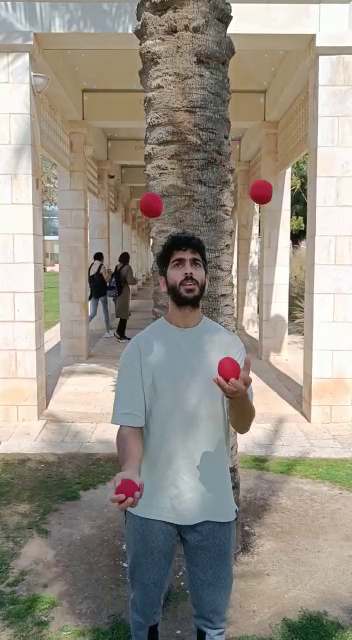
#> input picture frame 23 of Unity3dApp/imageProcessingProject_unity/Assets/patternsVideos/four_ball_async.mp4, 352 x 640 px, given in place of regular.avi, which was not available
$ python exampleCaptureVideo.py
#> lines starting #> are read from the running program, lines starting #| are printed output that depends on the picture; after the words box and inside, x2 and y2 are one past the last pixel; in counts of white or black regions, pixels touching at a corner belong together
# Python program to save a
# video using OpenCV


import cv2
import numpy as np
import math
def overlayTrail(x1,y1,x2,y2,frame,frameT,frame_width,frame_height,frameT_width,frameT_height,trailLength=900,scaleFactor=1):
    # trail size is the actually trial length in pixels, not its image width or height
    #scaleFactor make the trail bigger or smaller. its size also depend on the distance between the points
    distance = math.sqrt((x1-x2)**2 + (y1-y2)**2)
    midPosX = int((x1+x2)/2)
    midPosY = int((y1+y2)/2)
    angle = (math.atan2(y1-y2, x1-x2)*180)/math.pi

    resizeFactor = (distance / trailLength)*scaleFactor
    newWidth = int(frameT_width*resizeFactor)
    newHeight = int(frameT_height*resizeFactor)
    resized = cv2.resize(frameT, (newWidth, newHeight), interpolation=cv2.INTER_AREA)
    resized_rotated = rotate_image(resized,angle*(-1)+180)
    if (midPosX> newWidth/2 and midPosY>newHeight/2 and midPosX<frame_width-newWidth/2 and midPosY<frame_height-newHeight/2):
        left = midPosX - int(newWidth / 2)
        right = midPosX + int(newWidth / 2)
        up = midPosY + int(newHeight / 2)
        down = midPosY - int(newHeight / 2)
        frame[down:up, left:right, :] = resized_rotated[:up-down,:right-left,:] + frame[down:up, left:right, :]

    return frame

def rotate_image(image, angle):
    image_center = tuple(np.array(image.shape[1::-1]) / 2)
    rot_mat = cv2.getRotationMatrix2D(image_center, angle, 1.0)
    result = cv2.warpAffine(image, rot_mat, image.shape[1::-1], flags=cv2.INTER_LINEAR)
    return result

# Create an object to read
# from camera
# video = cv2.VideoCapture(0)
video = cv2.VideoCapture("regular.avi")
videoTrail = cv2.VideoCapture("fireball.gif")
# We need to check if camera
# is opened previously or not
if (video.isOpened() == False):
    print("Error reading video file")

# We need to set resolutions.
# so, convert them from float to integer.
frame_width = int(video.get(3))
frame_height = int(video.get(4))

frameT_width = int(videoTrail.get(3))
frameT_height = int(videoTrail.get(4))

size = (frame_width, frame_height)

# Below VideoWriter object will create
# a frame of above defined The output
# is stored in 'filename.avi' file.

# result = cv2.VideoWriter('regular3.avi',
#                         cv2.VideoWriter_fourcc(*'MJPG'),
#                         30.0, size)
# resultMask = cv2.VideoWriter('masked.avi',
#                          cv2.VideoWriter_fourcc(*'MJPG'),
#                          30, size)

# video.set(cv2.CAP_PROP_FPS,30)
t=0
x1=0
y1=0
while (True):
    ret, frame = video.read()
#> frame is the input picture: shape (640, 352, 3); mean B, G, R 134.9, 145.3, 152.2
    retT, frameT = videoTrail.read()

    #does loop
    if not retT:
        print('no video')
        videoTrail.set(cv2.CAP_PROP_POS_FRAMES, 0)
        continue

    upper = [15, 98, 97]
    lower = np.array([160, 40, 40], np.uint8)
    upper = np.array([179, 255, 255], np.uint8)
    # print(video.get(cv2.CAP_PROP_FPS))
    HSVframe = cv2.cvtColor(frame, cv2.COLOR_BGR2HSV)
#> HSVframe: shape (640, 352, 3); mean H, S, V 36.3, 48.5, 156.8
    mask = cv2.inRange(HSVframe, lower, upper)
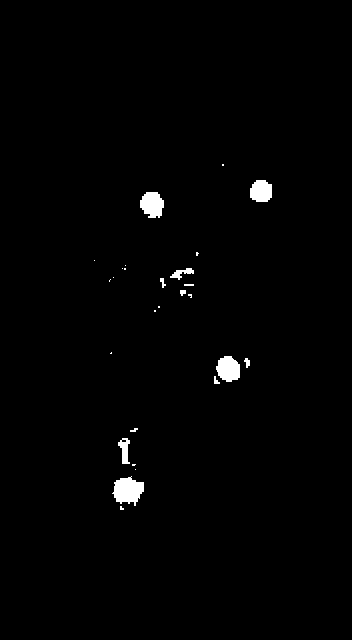
#> mask: shape (640, 352); 1.1% white; 27 white regions (15 under 20 px), largest, box (x1, y1, x2, y2) and area: (112, 476, 144, 506) 634, (140, 192, 164, 218) 480, (216, 356, 240, 382) 478
    if ret == True:

        # [12 lines of commented-out code are left out]

        t = t+0.2
        a=1
        v= 20
        v0 = 30
        x2=x1
        y2=y1
        x1 = 300+v*t
        y1 = 300+30*t - 0.5*a*t**2


        frame = overlayTrail(x1,y1,x2,y2,frame,frameT,frame_width,frame_height,frameT_width,frameT_height,900,30)
        cv2.imshow('Frame', frame)


        # Press S on keyboard
        # to stop the process
        if cv2.waitKey(1) & 0xFF == ord('s'):
#> (key Esc is pressed here)
            break

    # Break the loop
    else:
        break

# When everything done, release
# the video capture and video
# write objects
video.release()
# result.release()

# Closes all the frames
cv2.destroyAllWindows()

print("The video was successfully saved")

$ run again, starting later in the video
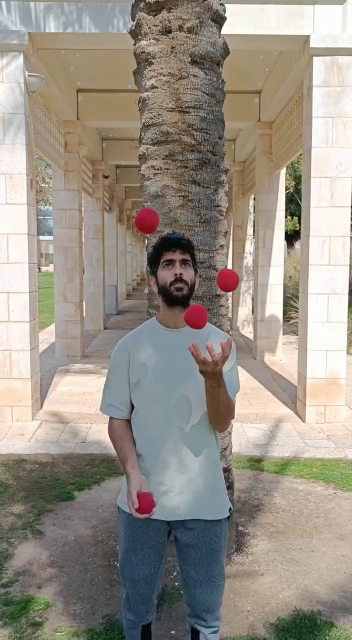
#> input picture frame 103 of Unity3dApp/imageProcessingProject_unity/Assets/patternsVideos/four_ball_async.mp4, 352 x 640 px, given in place of regular.avi, which was not available
#> frame is the input picture: shape (640, 352, 3); mean B, G, R 135.4, 145.9, 153.4
#> HSVframe: shape (640, 352, 3); mean H, S, V 37.1, 49, 157.9
#> `mask = cv2.inRange(HSVframe, lower, upper)`:
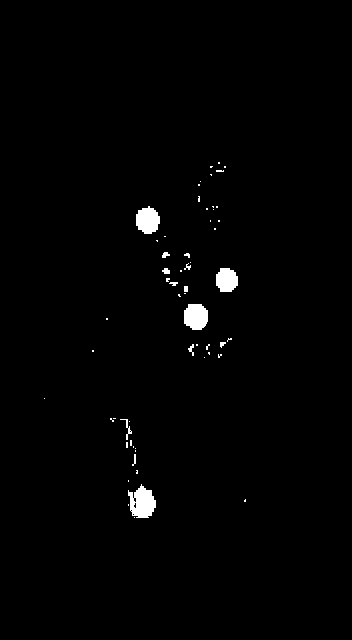
#> mask: shape (640, 352); 1.2% white; 58 white regions (45 under 20 px), largest, box (x1, y1, x2, y2) and area: (128, 484, 156, 518) 636, (184, 304, 208, 330) 523, (136, 206, 160, 234) 508

$ run again, starting later in the video
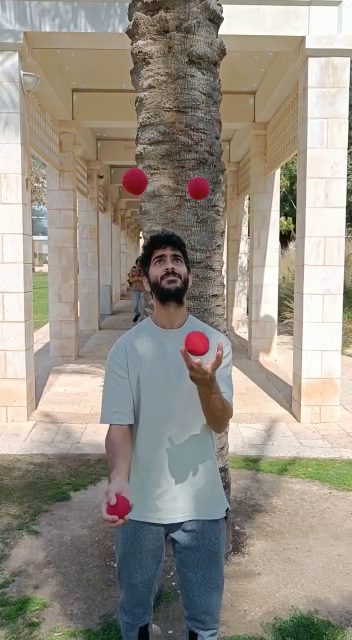
#> input picture frame 184 of Unity3dApp/imageProcessingProject_unity/Assets/patternsVideos/four_ball_async.mp4, 352 x 640 px, given in place of regular.avi, which was not available
#> frame is the input picture: shape (640, 352, 3); mean B, G, R 135.2, 146, 153.1
#> HSVframe: shape (640, 352, 3); mean H, S, V 37.2, 48.9, 157.7
#> `mask = cv2.inRange(HSVframe, lower, upper)`:
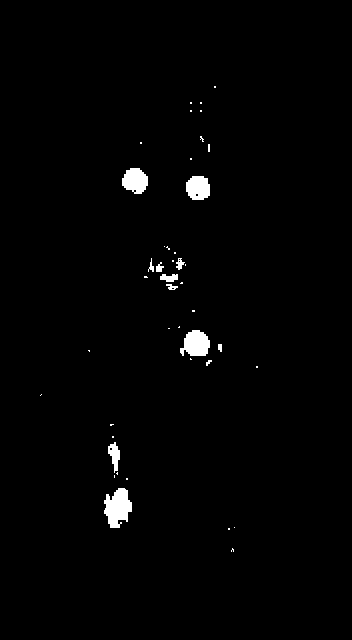
#> mask: shape (640, 352); 1.3% white; 43 white regions (31 under 20 px), largest, box (x1, y1, x2, y2) and area: (104, 488, 132, 528) 763, (180, 330, 210, 356) 579, (122, 168, 148, 194) 508
